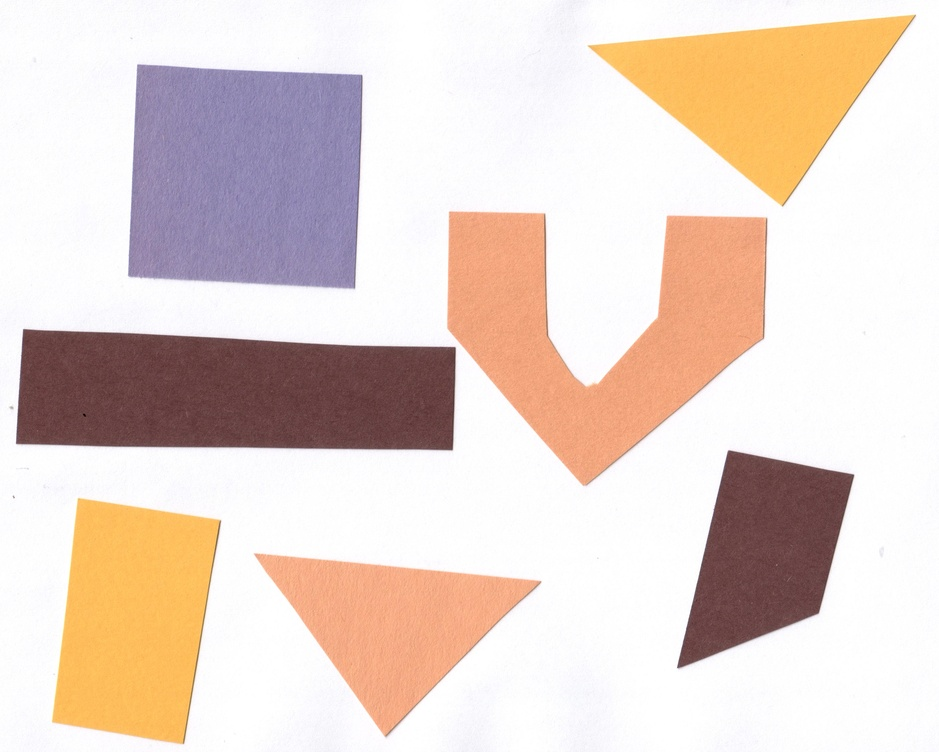
%> input picture _parcial1/figura1.jpg, 939 x 752 px, shrunk from 3068 x 2457 before the run
$ octave punto1Ensayo.m   (GNU Octave 9; MATLAB toolbox functions it lacks are replaced by stand-ins)
%> lines starting %> are read from the running program, lines starting %| are printed output that depends on the picture; in (x1, y1, x2, y2) boxes, pixels count from 0 and x2, y2 are one past the last pixel; in counts of white or black regions, pixels touching at a corner belong together; the program's own positions count from 1
% Parcial 1
close all
clear
clc

k = round(input('Ingrese un numero entero del 0 al 3: '));
%> the answer given: 3
%kint = round(k);

disp(['El número ingresado es: ', num2str(k)]);

% Leer la imagen
img1 = imread('figura1.jpg');
%> img1 is the input picture: size 752x939x3 uint8; mean R, G, B 229.6, 212.3, 203.6
%img1gray = rgb2gray(img1);
% Asegurar que la imagen está en formato uint8 para que los valores estén entre 0 y 255
img = im2uint8(img1);

 % Identificar píxeles de fondo (blanco)
 % Consideramos un píxel como blanco si todos sus canales (R, G, B) tienen valores de 255
 esFondoBlanco = img(:,:,1) == 255 & img(:,:,2) == 255 & img(:,:,3) == 255;
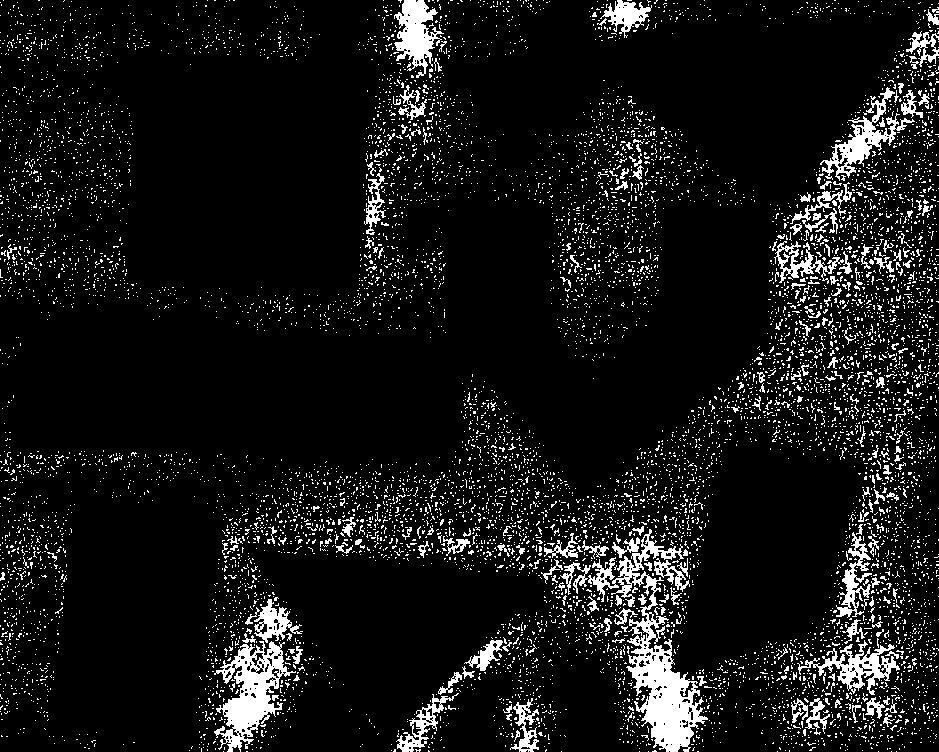
%> esFondoBlanco: size 752x939 logical; 8.6% white; 9451 white regions (9224 under 20 px), largest, box (x1, y1, x2, y2) and area: (588, 529, 708, 752) 6811, (214, 641, 296, 752) 3742, (820, 87, 915, 181) 1995

 % Preparar la máscara para aplicar el nuevo color de fondo
 mascaraFondo = repmat(esFondoBlanco, [1, 1, 3]);

 % Definir el nuevo color de fondo según k
switch k
   case 0
       nuevoColor = [0, 0, 0]; % Negro
   case 1
       nuevoColor = [255, 0, 0]; % Rojo
   case 2
       nuevoColor = [0, 255, 0]; % Verde
   case 3
       nuevoColor = [0, 0, 255]; % Azul
   otherwise
       error('El valor de k debe ser 0, 1, 2, o 3.');
end

% Cambiar el color de fondo
for canal = 1:3
  canalImg = img(:,:,canal);
  canalImg(esFondoBlanco) = nuevoColor(canal);
  img(:,:,canal) = canalImg;
end
%> this loop made 3 passes
%> pass 1, `canalImg = img(:,:,canal);`:
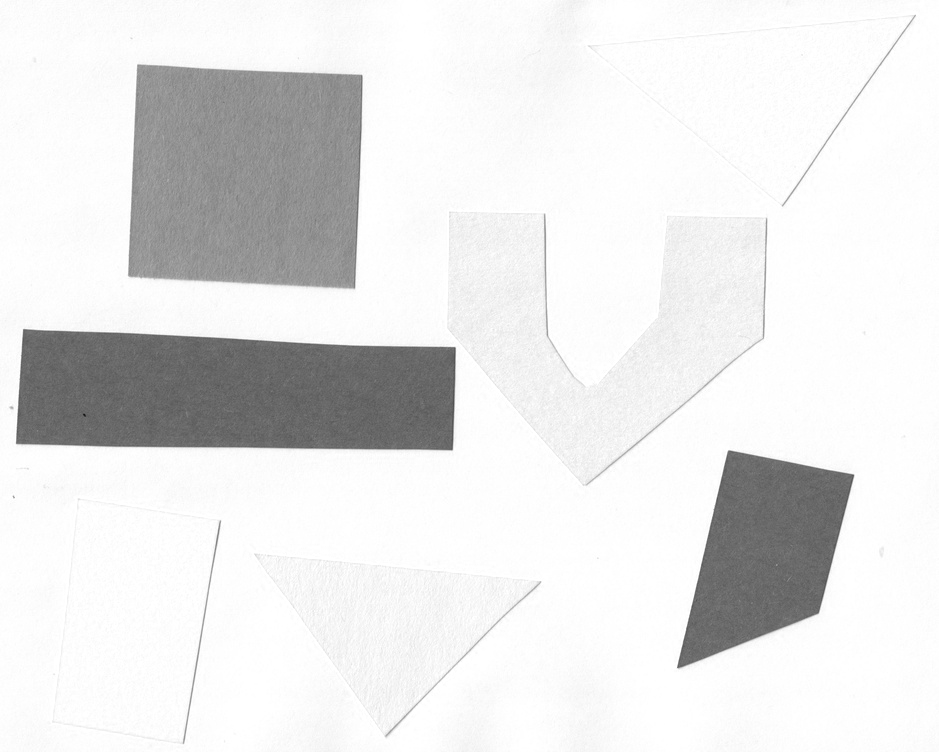
%> canalImg: size 752x939 uint8; min 22, max 255, mean 229.6
%> pass 2, `canalImg = img(:,:,canal);`:
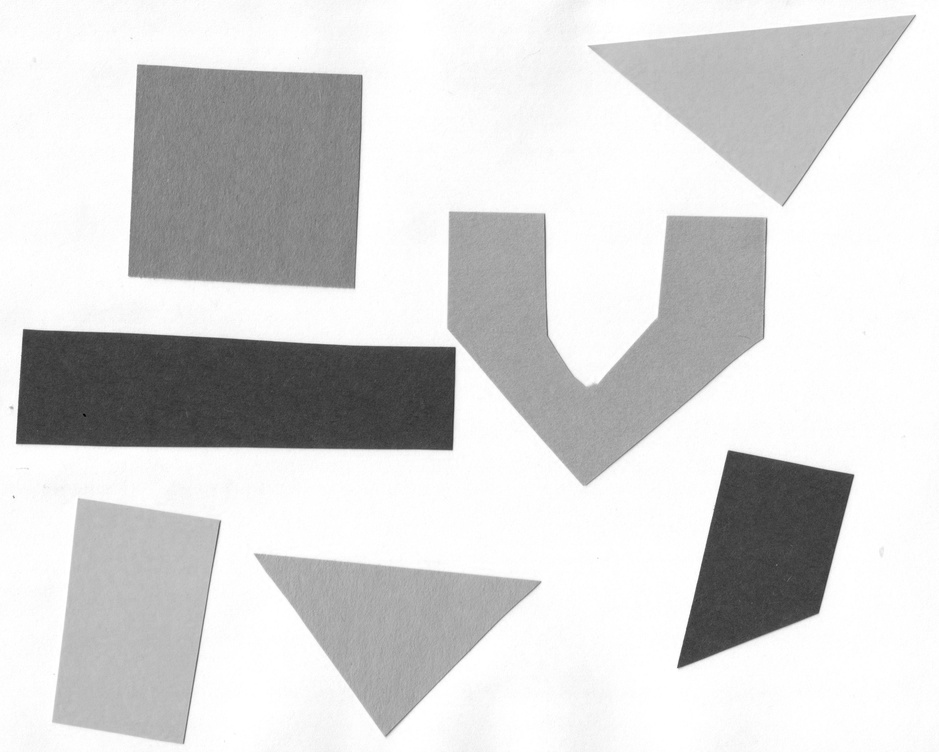
%> canalImg: size 752x939 uint8; min 0, max 255, mean 212.3
%> pass 3, `canalImg = img(:,:,canal);`:
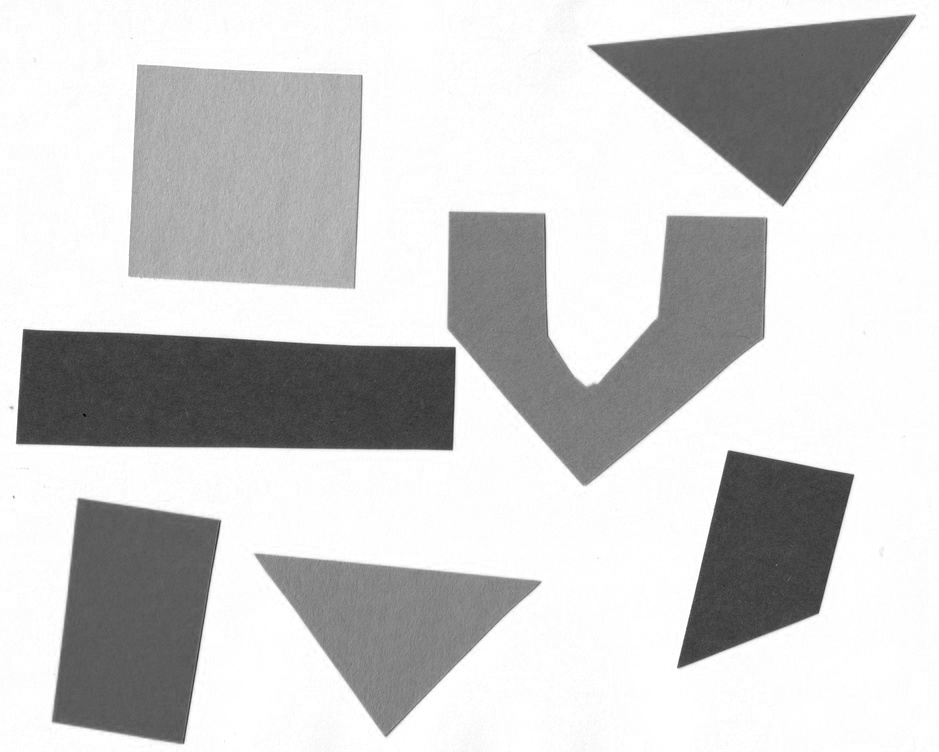
%> canalImg: size 752x939 uint8; min 0, max 255, mean 203.6
%> after the loop:
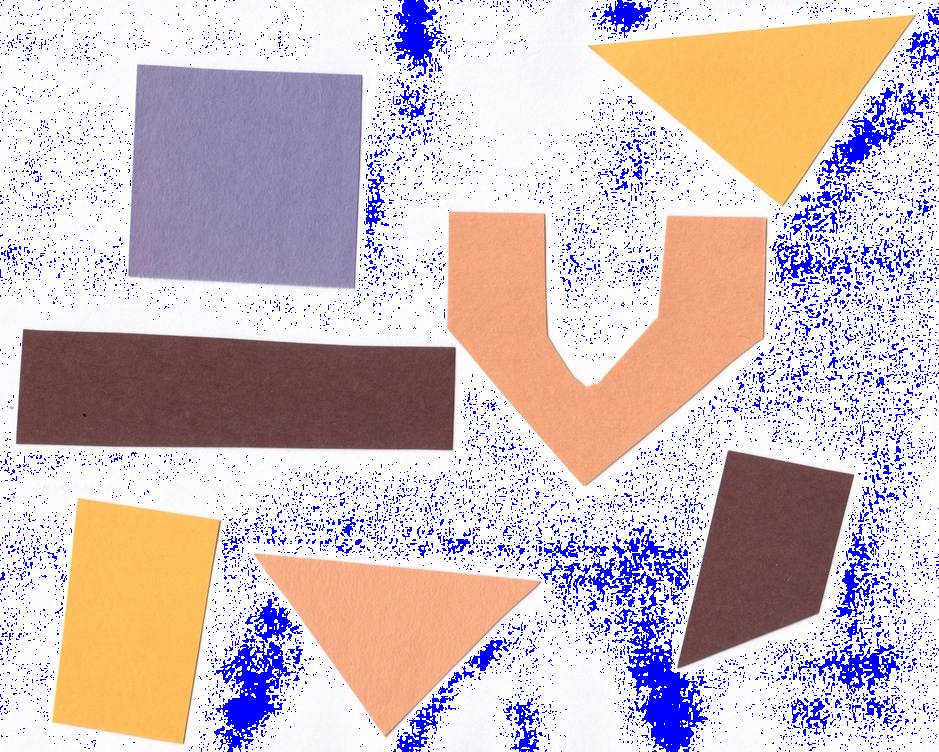
%> img: size 752x939x3 uint8; 8.59% of pixels changed, all inside (x1, y1, x2, y2) = (0, 0, 939, 752)

% Mostrar la imagen modificada
figure,subplot(1,2,1),imshow(img1);title('Figura1');colorbar
       subplot(1,2,2),imshow(img);title('rgbFigura1');colorbar
